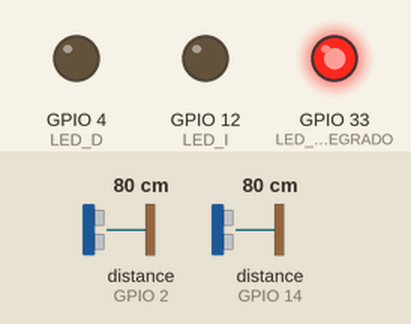
This sketch was run on a simulated ESP32. Parts: output pins drawn as LEDs (lit = HIGH). Wiring (inferred from the names in the program): 2 × ultrasonic range finder: trigger GPIO 13, echo GPIO 14 / trigger GPIO 15, echo GPIO 2. Inputs (shaded band) come from the test bench; at power-on: distance to the obstacle (sensors on GPIO 2, GPIO 14) 80 cm. The echo pulse lasts 58.3 µs per cm; pins used as bus, display or sensor lines are not drawn; what the sketch prints to the serial monitor is not drawn.

Above: at 1.5 s.
1.6 s: distance to the obstacle (sensor on GPIO 2) set to 23 cm
3.1 s: distance to the obstacle (sensor on GPIO 2) set to 19 cm
At 4.3 s:
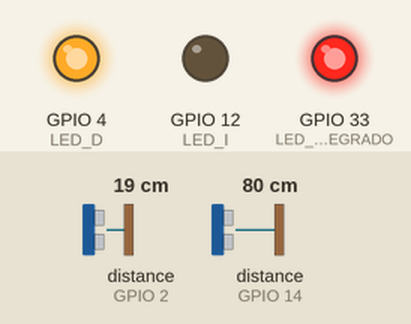
4.9 s: distance to the obstacle (sensor on GPIO 14) set to 22 cm
6.4 s: distance to the obstacle (sensor on GPIO 14) set to 18 cm
At 7.8 s:
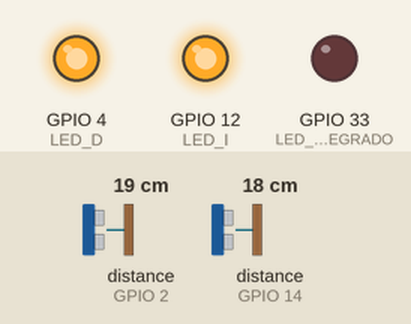
8.2 s: distance to the obstacle (sensor on GPIO 2) set to 35 cm
At 9.1 s:
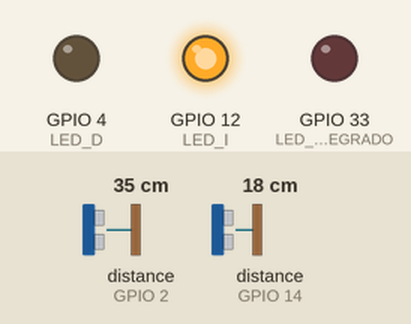
9.7 s: distance to the obstacle (sensor on GPIO 2) set to 18 cm
At 10.9 s:
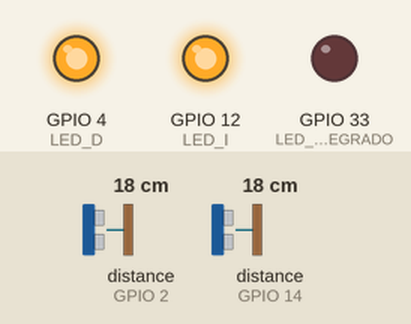
Timing chart, 0 to 12.5 s (numbered marks = the images above; inputs shaded):
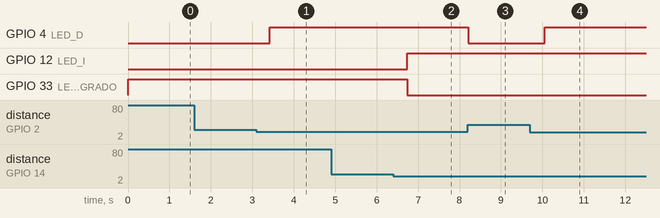

Measured:
- the behaviour switches between 21 and 20 cm on distance to the obstacle (sensor on GPIO 2) (found by bisection; images 0 and 1)
- the behaviour switches between 21 and 20 cm on distance to the obstacle (sensor on GPIO 14) (found by bisection; images 1 and 2)
- after the input at 1.6 s, every drawn part: stays the same
- after the input at 3.1 s, GPIO 4 (LED_D): LOW → HIGH after 0.31 s
- after the input at 4.9 s, every drawn part: stays the same
- after the input at 6.4 s, GPIO 12 (LED_I): LOW → HIGH after 0.34 s; GPIO 33 (LED_ROJO_INTEGRADO): HIGH → LOW after 0.34 s
- after the input at 8.2 s, GPIO 4 (LED_D): HIGH → LOW at once
- after the input at 9.7 s, GPIO 4 (LED_D): LOW → HIGH after 0.36 s

The sketch:

01_Prueba_Sensores_LEDs.ino
```cpp
// EXPERIMENTO 3 - Prueba de 2 HC-SR04 y LEDs con telemetria USB continua
// ESP32-CAM AI Thinker + ESP32-CAM-MB / 115200 baudios / Sin Wi-Fi
// Misma conexion: Izq TRIG13 ECHO14, Der TRIG15 ECHO2 (ECHO con divisor 1k/2k)
// LED externo izq IO12; LED externo der IO4. Flash blanco IO4, rojo integrado IO33.
#include <Arduino.h>

constexpr uint8_t TRIG_I = 13, ECHO_I = 14, TRIG_D = 15, ECHO_D = 2;
constexpr uint8_t LED_I = 12, LED_D = 4, LED_ROJO_INTEGRADO = 33;
constexpr float UMBRAL_CM = 20.0f;
uint32_t secuencia = 0;

float distanciaCm(uint8_t trig, uint8_t echo) {
  digitalWrite(trig, LOW);
  delayMicroseconds(3);
  digitalWrite(trig, HIGH);
  delayMicroseconds(10);
  digitalWrite(trig, LOW);
  unsigned long duracion = pulseIn(echo, HIGH, 25000UL);
  if (duracion == 0) return -1.0f;
  float distancia = duracion * 0.0343f / 2.0f;
  return (distancia >= 2.0f && distancia <= 400.0f) ? distancia : -1.0f;
}

void luces(bool izquierdo, bool derecho) {
  digitalWrite(LED_I, izquierdo ? HIGH : LOW);
  digitalWrite(LED_D, derecho ? HIGH : LOW); // tambien flash blanco integrado
  digitalWrite(LED_ROJO_INTEGRADO, izquierdo ? LOW : HIGH); // LED rojo ACTIVO en bajo
}

void setup() {
  Serial.begin(115200);
  pinMode(TRIG_I, OUTPUT); pinMode(ECHO_I, INPUT);
  pinMode(TRIG_D, OUTPUT); pinMode(ECHO_D, INPUT);
  digitalWrite(TRIG_I, LOW); digitalWrite(TRIG_D, LOW);
  pinMode(LED_I, OUTPUT); pinMode(LED_D, OUTPUT);
  pinMode(LED_ROJO_INTEGRADO, OUTPUT);
  luces(false, false);
  delay(350);
  Serial.println("# EXP3 listo: prueba de sensores, JSON continuo 115200");
}

void loop() {
  float izquierda = distanciaCm(TRIG_I, ECHO_I);
  delay(70);  // evita interferencias entre ambos ultrasonidos
  float derecha = distanciaCm(TRIG_D, ECHO_D);
  bool obstI = izquierda > 0 && izquierda < UMBRAL_CM;
  bool obstD = derecha > 0 && derecha < UMBRAL_CM;
  luces(obstI, obstD);

  const char *decision = "AVANZAR";
  if (izquierda < 0 || derecha < 0) decision = "DETENER";
  else if (obstI && obstD) decision = "DETENER";
  else if (obstI) decision = "DERECHA";
  else if (obstD) decision = "IZQUIERDA";

  Serial.print("{\"izquierda_cm\":"); Serial.print(izquierda, 2);
  Serial.print(",\"derecha_cm\":"); Serial.print(derecha, 2);
  Serial.print(",\"obstaculo_izq\":"); Serial.print(obstI ? "true" : "false");
  Serial.print(",\"obstaculo_der\":"); Serial.print(obstD ? "true" : "false");
  Serial.print(",\"led_rojo_integrado\":"); Serial.print(obstI ? "true" : "false");
  Serial.print(",\"led_blanco_integrado\":"); Serial.print(obstD ? "true" : "false");
  Serial.print(",\"decision\":\""); Serial.print(decision);
  Serial.print("\",\"confianza\":null,\"inferencia_us\":0,\"modo\":\"REGLAS_PRUEBA\",\"secuencia\":");
  Serial.print(++secuencia);
  Serial.println("}");
  delay(280);
}
```
